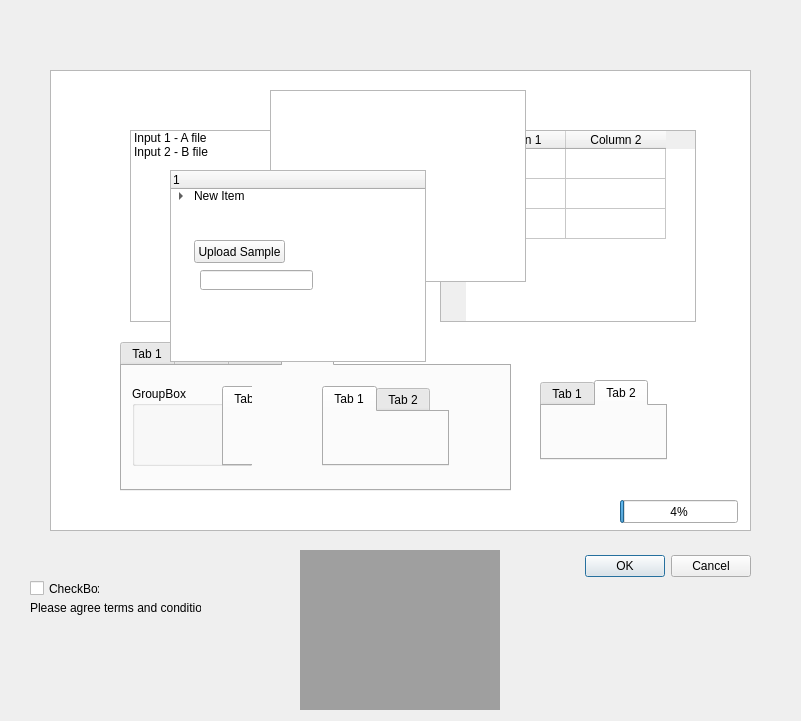
<?xml version="1.0" encoding="UTF-8"?>
<ui version="4.0">
 <class>Dialog</class>
 <widget class="QDialog" name="Dialog">
  <property name="geometry">
   <rect>
    <x>0</x>
    <y>0</y>
    <width>801</width>
    <height>721</height>
   </rect>
  </property>
  <property name="windowTitle">
   <string>Dialog</string>
  </property>
  <property name="modal">
   <bool>true</bool>
  </property>
  <widget class="QDialogButtonBox" name="buttonBox">
   <property name="geometry">
    <rect>
     <x>410</x>
     <y>550</y>
     <width>341</width>
     <height>32</height>
    </rect>
   </property>
   <property name="orientation">
    <enum>Qt::Horizontal</enum>
   </property>
   <property name="standardButtons">
    <set>QDialogButtonBox::Cancel|QDialogButtonBox::Ok</set>
   </property>
  </widget>
  <widget class="QWidget" name="verticalLayoutWidget">
   <property name="geometry">
    <rect>
     <x>620</x>
     <y>630</y>
     <width>160</width>
     <height>80</height>
    </rect>
   </property>
   <layout class="QVBoxLayout" name="verticalLayout"/>
  </widget>
  <widget class="QTableView" name="TableShowCase">
   <property name="geometry">
    <rect>
     <x>50</x>
     <y>70</y>
     <width>701</width>
     <height>461</height>
    </rect>
   </property>
  </widget>
  <widget class="QCheckBox" name="checkBox">
   <property name="geometry">
    <rect>
     <x>30</x>
     <y>580</y>
     <width>70</width>
     <height>17</height>
    </rect>
   </property>
   <property name="text">
    <string>CheckBox</string>
   </property>
  </widget>
  <widget class="QLabel" name="label">
   <property name="geometry">
    <rect>
     <x>30</x>
     <y>600</y>
     <width>171</width>
     <height>16</height>
    </rect>
   </property>
   <property name="text">
    <string>Please agree terms and condition </string>
   </property>
  </widget>
  <widget class="QListWidget" name="listWidget">
   <property name="geometry">
    <rect>
     <x>130</x>
     <y>130</y>
     <width>256</width>
     <height>192</height>
    </rect>
   </property>
   <item>
    <property name="text">
     <string>Input 1 - A file</string>
    </property>
   </item>
   <item>
    <property name="text">
     <string>Input 2 - B file</string>
    </property>
    <property name="foreground">
     <brush brushstyle="NoBrush">
      <color alpha="255">
       <red>170</red>
       <green>255</green>
       <blue>0</blue>
      </color>
     </brush>
    </property>
    <property name="flags">
     <set>ItemIsSelectable|ItemIsDragEnabled|ItemIsDropEnabled|ItemIsUserCheckable|ItemIsEnabled</set>
    </property>
   </item>
  </widget>
  <widget class="QGraphicsView" name="graphicsView">
   <property name="geometry">
    <rect>
     <x>440</x>
     <y>130</y>
     <width>256</width>
     <height>192</height>
    </rect>
   </property>
  </widget>
  <widget class="QTabWidget" name="tabWidget">
   <property name="geometry">
    <rect>
     <x>120</x>
     <y>340</y>
     <width>391</width>
     <height>151</height>
    </rect>
   </property>
   <property name="currentIndex">
    <number>3</number>
   </property>
   <widget class="QWidget" name="tab">
    <attribute name="title">
     <string>Tab 1</string>
    </attribute>
   </widget>
   <widget class="QWidget" name="tab_2">
    <attribute name="title">
     <string>Tab 2</string>
    </attribute>
   </widget>
   <widget class="QWidget" name="tab_3">
    <attribute name="title">
     <string>Page</string>
    </attribute>
   </widget>
   <widget class="QWidget" name="tab_4">
    <attribute name="title">
     <string>Page</string>
    </attribute>
    <widget class="QGroupBox" name="groupBox">
     <property name="geometry">
      <rect>
       <x>10</x>
       <y>20</y>
       <width>120</width>
       <height>80</height>
      </rect>
     </property>
     <property name="title">
      <string>GroupBox</string>
     </property>
     <widget class="QTabWidget" name="tabWidget_2">
      <property name="geometry">
       <rect>
        <x>90</x>
        <y>0</y>
        <width>127</width>
        <height>80</height>
       </rect>
      </property>
      <widget class="QWidget" name="tab_5">
       <attribute name="title">
        <string>Tab 1</string>
       </attribute>
      </widget>
      <widget class="QWidget" name="tab_6">
       <attribute name="title">
        <string>Tab 2</string>
       </attribute>
      </widget>
     </widget>
    </widget>
    <widget class="QTabWidget" name="tabWidget_3">
     <property name="geometry">
      <rect>
       <x>200</x>
       <y>20</y>
       <width>127</width>
       <height>80</height>
      </rect>
     </property>
     <widget class="QWidget" name="tab_7">
      <attribute name="title">
       <string>Tab 1</string>
      </attribute>
     </widget>
     <widget class="QWidget" name="tab_8">
      <attribute name="title">
       <string>Tab 2</string>
      </attribute>
     </widget>
    </widget>
   </widget>
  </widget>
  <widget class="QMdiArea" name="mdiArea">
   <property name="geometry">
    <rect>
     <x>300</x>
     <y>550</y>
     <width>200</width>
     <height>160</height>
    </rect>
   </property>
  </widget>
  <widget class="QTableWidget" name="tableWidget">
   <property name="geometry">
    <rect>
     <x>440</x>
     <y>130</y>
     <width>256</width>
     <height>192</height>
    </rect>
   </property>
   <row>
    <property name="text">
     <string>R1</string>
    </property>
   </row>
   <row>
    <property name="text">
     <string>R@</string>
    </property>
   </row>
   <row>
    <property name="text">
     <string>R3</string>
    </property>
    <property name="font">
     <font>
      <weight>75</weight>
      <bold>true</bold>
     </font>
    </property>
   </row>
   <column>
    <property name="text">
     <string>Column 1</string>
    </property>
   </column>
   <column>
    <property name="text">
     <string>Column 2</string>
    </property>
   </column>
  </widget>
  <widget class="QGraphicsView" name="graphicsView_2">
   <property name="geometry">
    <rect>
     <x>270</x>
     <y>90</y>
     <width>256</width>
     <height>192</height>
    </rect>
   </property>
  </widget>
  <widget class="QProgressBar" name="progressBar">
   <property name="geometry">
    <rect>
     <x>620</x>
     <y>500</y>
     <width>118</width>
     <height>23</height>
    </rect>
   </property>
   <property name="value">
    <number>4</number>
   </property>
  </widget>
  <widget class="QTabWidget" name="tabWidget_4">
   <property name="geometry">
    <rect>
     <x>540</x>
     <y>380</y>
     <width>127</width>
     <height>80</height>
    </rect>
   </property>
   <property name="currentIndex">
    <number>1</number>
   </property>
   <widget class="QWidget" name="tab_9">
    <attribute name="title">
     <string>Tab 1</string>
    </attribute>
   </widget>
   <widget class="QWidget" name="tab_10">
    <attribute name="title">
     <string>Tab 2</string>
    </attribute>
   </widget>
  </widget>
  <widget class="QTreeWidget" name="treeWidget">
   <property name="geometry">
    <rect>
     <x>170</x>
     <y>170</y>
     <width>256</width>
     <height>192</height>
    </rect>
   </property>
   <column>
    <property name="text">
     <string>1</string>
    </property>
   </column>
   <item>
    <property name="text">
     <string>New Item</string>
    </property>
    <item>
     <property name="text">
      <string>add limiting file</string>
     </property>
    </item>
   </item>
  </widget>
  <widget class="QPushButton" name="pushButton">
   <property name="geometry">
    <rect>
     <x>194</x>
     <y>240</y>
     <width>91</width>
     <height>23</height>
    </rect>
   </property>
   <property name="text">
    <string>Upload Sample</string>
   </property>
  </widget>
  <widget class="QLineEdit" name="lineEdit">
   <property name="geometry">
    <rect>
     <x>200</x>
     <y>270</y>
     <width>113</width>
     <height>20</height>
    </rect>
   </property>
  </widget>
 </widget>
 <resources/>
 <connections>
  <connection>
   <sender>buttonBox</sender>
   <signal>accepted()</signal>
   <receiver>Dialog</receiver>
   <slot>accept()</slot>
   <hints>
    <hint type="sourcelabel">
     <x>628</x>
     <y>564</y>
    </hint>
    <hint type="destinationlabel">
     <x>157</x>
     <y>274</y>
    </hint>
   </hints>
  </connection>
  <connection>
   <sender>buttonBox</sender>
   <signal>rejected()</signal>
   <receiver>Dialog</receiver>
   <slot>reject()</slot>
   <hints>
    <hint type="sourcelabel">
     <x>696</x>
     <y>570</y>
    </hint>
    <hint type="destinationlabel">
     <x>286</x>
     <y>274</y>
    </hint>
   </hints>
  </connection>
 </connections>
</ui>
